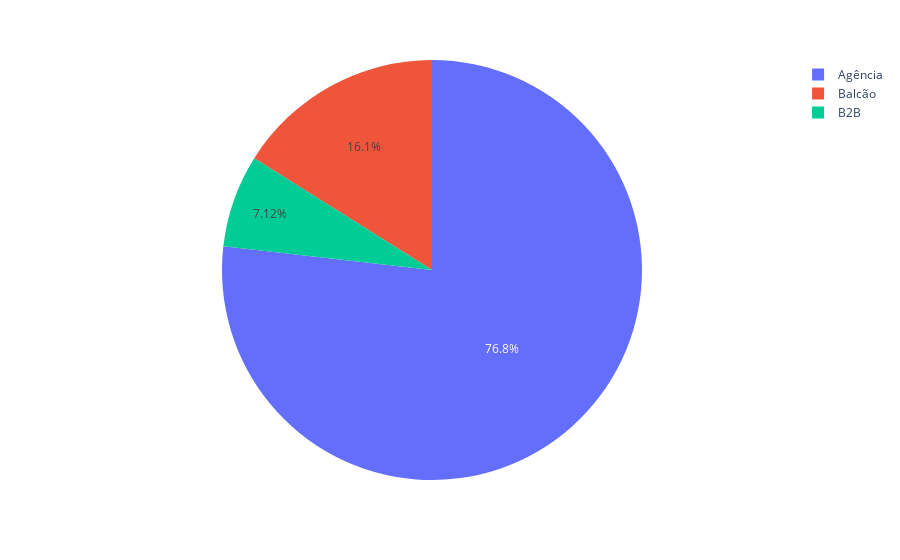

The code cell stored with this chart in its notebook:
### Markdown cell above
# 4 - Não cancelamento por forma de reserva

### Code cell
df_01 = filter_Nocanceled(df)
df_01 = df_01.loc[:, ['id', 'reservation_Form']].groupby('reservation_Form').count().reset_index()
px.pie(df_01, values='id', names='reservation_Form')

### Figure 1 — Plotly figure (JSON) as saved in the notebook; plotly's stock layout.template omitted (floating-point values rounded to 4 significant figures)
{"data": [{"domain": {"x": [0, 1], "y": [0, 1]}, "hovertemplate": "reservation_Form=%{label}<br>id=%{value}<extra></extra>", "labels": ["Agência", "B2B", "Balcão"], "legendgroup": "", "name": "", "showlegend": true, "type": "pie", "values": [34896, 3236, 7298]}], "layout": {"legend": {"tracegroupgap": 0}, "margin": {"t": 60}}}
